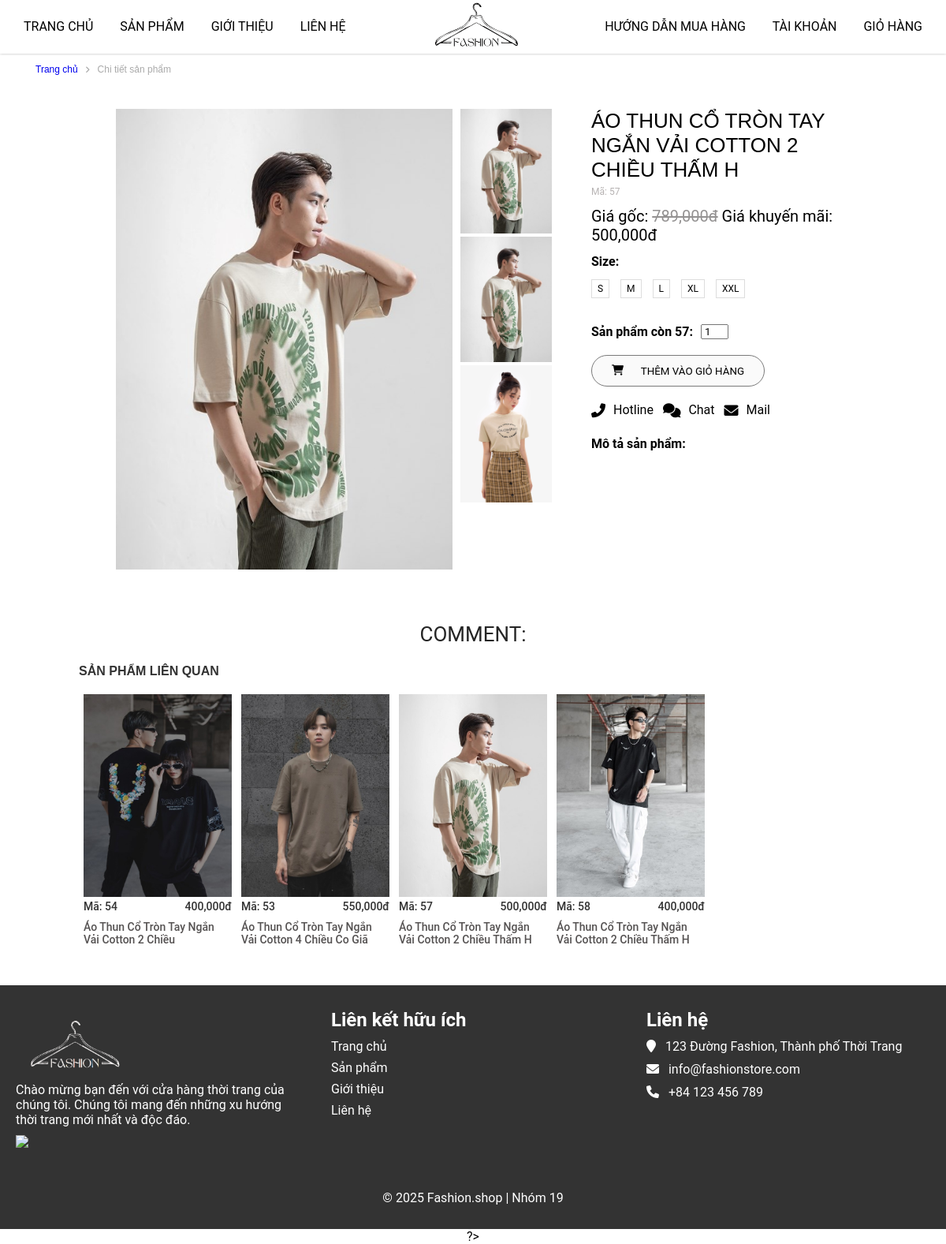
The app's page /?mod=product&act=ctsanpham&id=57, older data.
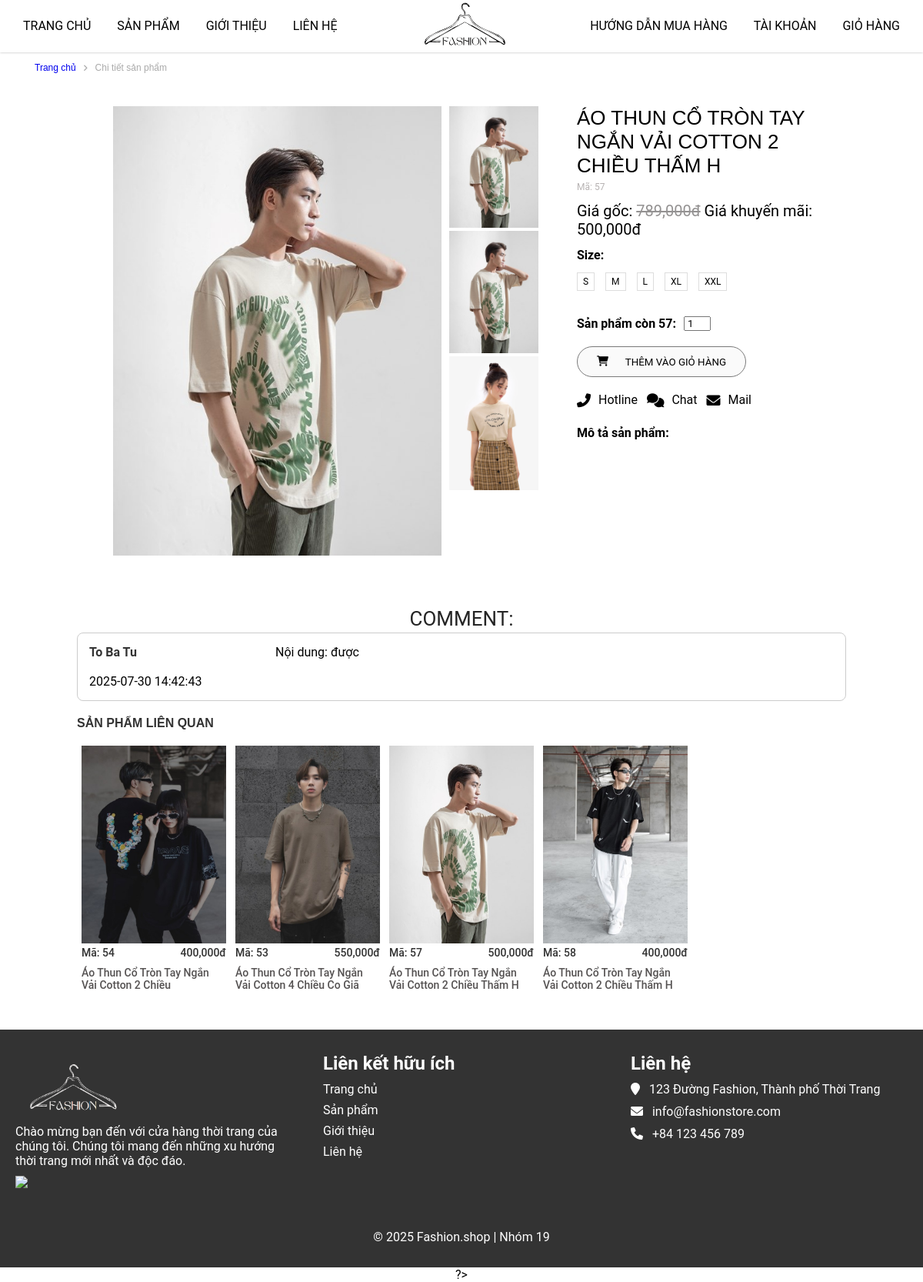
The same page, newer data.
### tables this page shows
CREATE TABLE `sanpham` (
  `masp` int(11) NOT NULL,
  `tensp` varchar(50) NOT NULL,
  `dongia` int(11) NOT NULL,
  `khuyenmai` int(11) NOT NULL,
  `soluong` int(11) NOT NULL,
  `ngaytao` datetime NOT NULL DEFAULT current_timestamp(),
  `anh` varchar(500) DEFAULT NULL,
  `mota` text NOT NULL,
  `soluotxem` int(11) NOT NULL,
  `hoatdong` int(11) NOT NULL,
  `madm` int(11) NOT NULL,
  `mabl` int(11) NOT NULL
);

CREATE TABLE `binhluan` (
  `mabl` int(11) NOT NULL,
  `makh` int(11) NOT NULL,
  `masp` int(11) NOT NULL,
  `noidung` varchar(500) NOT NULL,
  `ngaygui` datetime NOT NULL DEFAULT current_timestamp()
);

CREATE TABLE `taikhoan` (
  `makh` int(11) NOT NULL,
  `hoten` varchar(50) NOT NULL,
  `matkhau` varchar(50) NOT NULL,
  `email` varchar(50) NOT NULL,
  `diachi` text NOT NULL,
  `anh` varchar(500) NOT NULL,
  `quyen` varchar(50) NOT NULL DEFAULT 'user',
  `ngaysinh` date NOT NULL,
  `sdt` varchar(20) NOT NULL,
  `hoatdong` tinyint(1) NOT NULL,
  `mabl` int(11) NOT NULL
);

### model/products.php (called while the page is built, shortened)
<?php
    function get_product($id){
        $sql = "SELECT s.*, d.tendm FROM sanpham s INNER JOIN danhmuc d ON s.madm = d.madm WHERE s.masp=".$id;
        $conn = pdo_get_connection();
        $stmt = $conn->prepare($sql);
        $stmt->execute();
        return $stmt->fetch();
    }
    function get_randomByCategories($id){
        $sql = "SELECT * FROM sanpham WHERE madm = $id ORDER BY rand() LIMIT 4 ";
        $conn = pdo_get_connection();
        $stmt = $conn->prepare($sql);
        $stmt->execute();
        return $stmt->fetchAll();
    }
?>

### model/connect.php (called while the page is built, shortened)
<?php
function pdo_get_connection(){
    $dburl = "mysql:host=localhost; dbname=shoptu;charset=utf8";
    $username = 'root';
    $password = '';
    $conn = new PDO($dburl, $username, $password);
    $conn->setAttribute(PDO::ATTR_ERRMODE, PDO::ERRMODE_EXCEPTION);
    return $conn;
}
function pdo_query($sql){
    $sql_args = array_slice(func_get_args(), 1);
    try{
        $conn = pdo_get_connection();
        $stmt = $conn->prepare($sql);
        $stmt->execute($sql_args);
        $rows = $stmt->fetchAll();
        return $rows;
    }
    catch(PDOException $e){
        throw $e;
    }
    finally{
        unset($conn);
    }
}

### model/binhluan.php (called while the page is built, shortened)
<?php
    include_once 'model/connect.php';
    function comment_Sanpham($masp){
        return pdo_query("SELECT * FROM binhluan bl INNER JOIN taikhoan tk ON bl.makh = tk.makh
        WHERE bl.masp=?",$masp);
    }
?>

### view/page_ctsanpham.php (the view, shortened to what the changed rows need)
<main>
    <div class="container-danhmuc">
        <div class="danhmuc-top row">
            <p><a href="?mod=page&act=home">Trang chủ</a></p><i class="fa-solid fa-angle-right"></i><p>Chi tiết sản phẩm</p>
        </div>
    </div>
    <section class="product-2">
        <div class="container-product">
            <div class="product-content row">
                <div class="product-content-left row">
                    <div class="product-content-left-big-img">
                        <img src="upload/product/<?=$ctsanpham['anh']?>" alt="#">
                    </div>
                    <div class="product-content-left-small-img">
                        <img src="upload/product/<?=$ctsanpham['anh']?>" alt="#">
                        <img src="upload/product/<?=$ctsanpham['anh']?>" alt="#">
                        <img src="assets_user/img/anhnu8.webp" alt="#">
                    </div>
                </div>
                <div class="product-content-right">
                    <div class="product-content-right-product-name">
                        <h1><?=$ctsanpham['tensp']?></h1>
                        <p>Mã: <?=$ctsanpham['masp']?></p>
                    </div>
                    <div class="product-content-right-product-price">
                        <p>Giá gốc: <del style="color: #949292;"><?=number_format($ctsanpham['dongia'] * 1000)?>đ</del> Giá khuyến mãi: <?=number_format($ctsanpham['khuyenmai'] * 1000)?>đ</p>
                    </div>
                    <div class="product-content-right-product-size">
                        <p style="font-weight: bold">Size: </p>
                        <div class="size">
                            <span>S</span>
                            <span>M</span>
                            <span>L</span>
                            <span>XL</span>
                            <span>XXL</span>
                        </div>
                    </div>
                    <div class="quantity">
                        <p style="font-weight: bold">Sản phẩm còn <?=$ctsanpham['masp']?>: </p>
                        <input type="number" min="0" value="1">
                    </div>
                    <div class="product-content-right-product-button">
                        <a href="?mod=product&act=addToCart&id=<?=$ctsanpham['masp']?>"><button><i class="fas fa-shopping-cart"></i><p>THÊM VÀO GIỎ HÀNG</p></button></a>
                    </div>
                    <div class="product-content-right-product-icon">
                        <div class="product-content-right-product-icon-item">
                            <i class="fas fa-phone-alt"></i> <p>Hotline</p>
                        </div>
                        <div class="product-content-right-product-icon-item">
                            <i class="fas fa-comments"></i> <p>Chat</p>
                        </div>
                        <div class="product-content-right-product-icon-item">
                            <i class="fas fa-envelope"></i> <p>Mail</p>
                        </div>
                    </div>
                    <div class="product-content-right-product-rgin-botton">
                        <p style="font-weight: bold; margin-bottom: 10px; margin-top: 24px">Mô tả sản phẩm:</p>
                        <br>
                    </div>
                </div>
            </div>
        </div>
    </section>
    <section class="product-related">
        <h2>COMMENT:</h2>
        <?php foreach($dsbinhluan as $bl): ?>
        <div class="khungcomment">
            <div class="khungcomment-col-3">
                <strong><?=$bl['hoten']?></strong><br>
                <br><?=$bl['ngaygui']?><br>
            </div>
            <div class="khungcomment-col-9">
                Nội dung: <?=$bl['noidung']?>
            </div>
        </div>
        <?php endforeach; ?>
        <div class="product-related-title">
            <p>SẢN PHẨM LIÊN QUAN</p>
        </div>
        <div class="product-content row">
        <?php foreach($spcungdanhmuc as $ctsanpham): ?>
            <div class="product-related-item">
                <a href="?mod=product&act=ctsanpham&id=<?=$ctsanpham['masp']?>"><img src="upload/product/<?=$ctsanpham['anh']?>"><br></a>
                <p>Mã: <?=$ctsanpham['masp']?><span><?=number_format($ctsanpham['khuyenmai'] * 1000)?>đ</span></p>
                <a href=""><h3><?=$ctsanpham['tensp']?></h3></a>
            </div>
        <?php endforeach; ?>
        </div>
    </section>
</main>

Row changes from the older to the newer data that the page shows:
added binhluan: taikhoan.hoten "To Ba Tu", ngaygui "2025-07-30 14:42:43", noidung "được"
